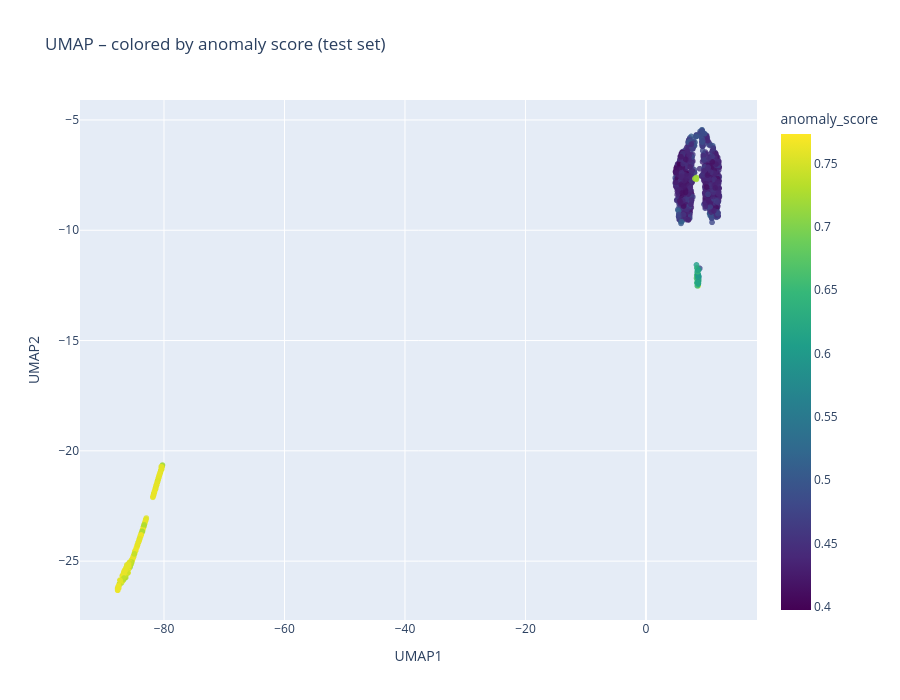

Notebook code for this chart:
### Code cell
import umap

# -----------------------------
# UMAP pipeline
# -----------------------------
umap_pipeline = Pipeline([
    ('scaler', RobustScaler()),
    ('umap', umap.UMAP(
        n_neighbors=30,
        min_dist=0.1,
        n_components=2,
        random_state=42
    ))
])

X_umap = umap_pipeline.fit_transform(
    df_test.drop(columns=[
        'is_attack', 'anomaly_score', 'anomaly_label'
    ])
)

# DataFrame base
df_umap = pd.DataFrame({
    'UMAP1': X_umap[:, 0],
    'UMAP2': X_umap[:, 1],
    'anomaly_score': df_test['anomaly_score'].values,
    'anomaly_label': df_test['anomaly_label'].values,
    'is_attack': df_test['is_attack'].values
})
feature_cols = [
    'conn_count_10s_max',
    'burst_score_max',
    'bytes_ratio_mean',
    'recent_activity_score_std'
]

df_umap = pd.concat(
    [df_umap, df_test[feature_cols].reset_index(drop=True)],
    axis=1
)

fig = px.scatter(
    df_umap,
    x='UMAP1',
    y='UMAP2',
    color='anomaly_score',
    color_continuous_scale='viridis',
    hover_data=feature_cols + ['is_attack'],
    title="UMAP – colored by anomaly score (test set)",
    width=900,
    height=700
)

fig.update_traces(marker=dict(size=6, opacity=0.8))
fig.show()

### Figure 1 — Plotly figure (JSON) as saved in the notebook; plotly's stock layout.template omitted (floating-point values rounded to 4 significant figures; data arrays with more than 128 entries replaced by an {"elided": "..."} marker saying what was removed)
{"data": [{"customdata": {"elided": "1529x5 float values"}, "hovertemplate": "UMAP1=%{x}<br>UMAP2=%{y}<br>conn_count_10s_max=%{customdata[0]}<br>burst_score_max=%{customdata[1]}<br>bytes_ratio_mean=%{customdata[2]}<br>recent_activity_score_std=%{customdata[3]}<br>is_attack=%{customdata[4]}<br>anomaly_score=%{marker.color}<extra></extra>", "legendgroup": "", "marker": {"color": {"elided": "1529 float values"}, "coloraxis": "coloraxis", "opacity": 0.8, "size": 6, "symbol": "circle"}, "mode": "markers", "name": "", "showlegend": false, "type": "scattergl", "x": {"elided": "1529 float values"}, "xaxis": "x", "y": {"elided": "1529 float values"}, "yaxis": "y"}], "layout": {"coloraxis": {"colorbar": {"title": {"text": "anomaly_score"}}, "colorscale": [[0, "#440154"], [0.1111, "#482878"], [0.2222, "#3e4989"], [0.3333, "#31688e"], [0.4444, "#26828e"], [0.5556, "#1f9e89"], [0.6667, "#35b779"], [0.7778, "#6ece58"], [0.8889, "#b5de2b"], [1, "#fde725"]]}, "height": 700, "legend": {"tracegroupgap": 0}, "title": {"text": "UMAP – colored by anomaly score (test set)"}, "width": 900, "xaxis": {"anchor": "y", "domain": [0, 1], "title": {"text": "UMAP1"}}, "yaxis": {"anchor": "x", "domain": [0, 1], "title": {"text": "UMAP2"}}}}
